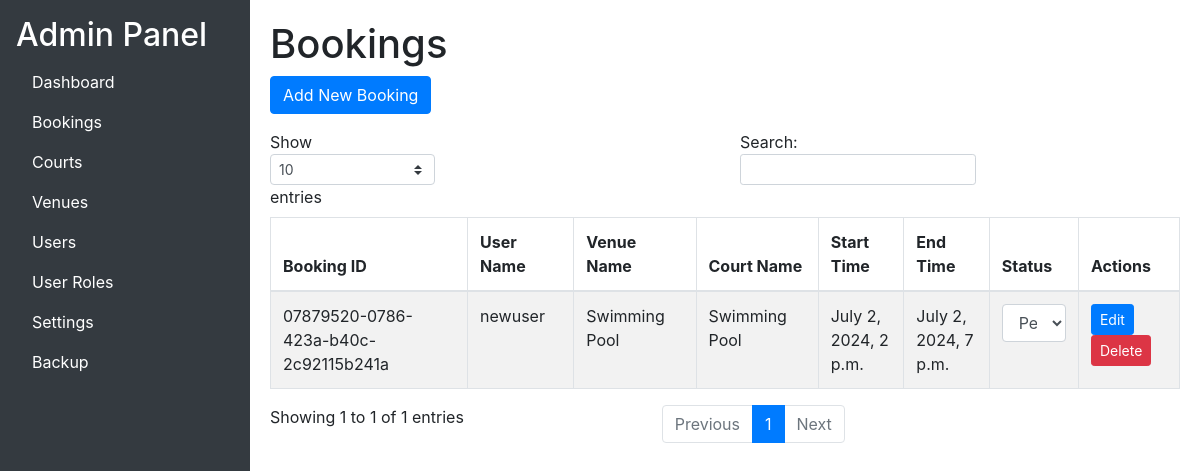
The app's page /adminpanel/bookings/ (signed in), older data.
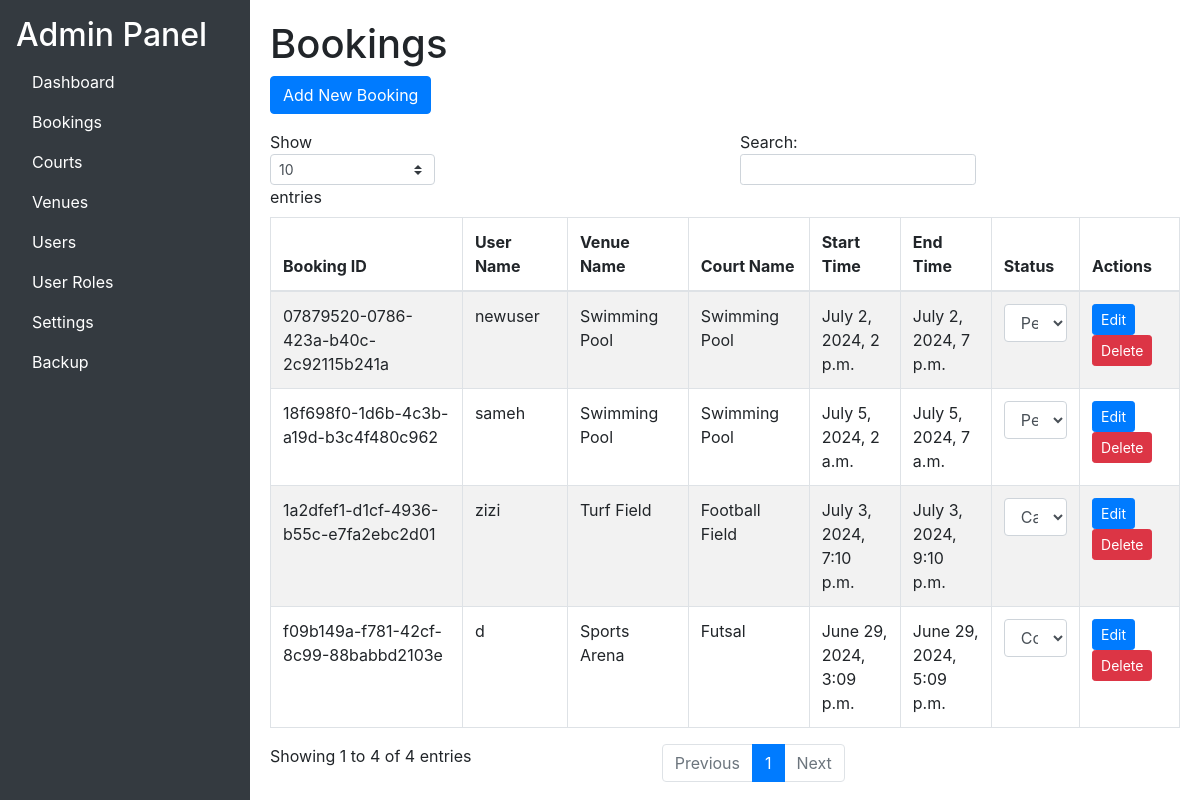
The same page, newer data.
### base/models.py (models this page shows, shortened)
class BookingCourt(models.Model):
    booking = models.ForeignKey("Booking", on_delete=models.CASCADE)
    court = models.ForeignKey("Court", on_delete=models.CASCADE)
    startTime = models.DateTimeField()
    endTime = models.DateTimeField()

class Booking(models.Model):
    statusChoices = [
        ('PENDING', 'Pending'),
        ('CANCELLED', 'Cancelled'),
        ('COMPLETED', 'Completed'),
    ]
    bookingID = models.UUIDField(primary_key=True, default=uuid.uuid4, editable=False)
    userID = models.ForeignKey("User", on_delete=models.CASCADE)
    bookTime = models.DateTimeField(auto_now_add=True)
    price = models.DecimalField(decimal_places=2, max_digits=10)
    status = models.CharField(
        max_length=10,
        choices=statusChoices,
        default='PENDING',
    )

class User(AbstractBaseUser, PermissionsMixin):
    accountChoices = [
        ('EXT', 'External'),
        ('STU', 'Student'),
        ('STA', 'Staff'),
        ('ADM', 'Admin'),
    ]
    userID = models.UUIDField(primary_key=True, default=uuid.uuid4, editable=False)
    name = models.CharField(max_length=255)
    email = models.EmailField(_("email address"), unique=True)
    phone_num = models.CharField(max_length=255, null=True)
    accountType = models.CharField(
        max_length=10,
        choices=accountChoices,
        default='EXT',
    )
    is_active = models.BooleanField(default=True)
    is_staff = models.BooleanField(default=False)
    date_joined = models.DateTimeField(default=timezone.now)  # New field added
    objects = CustomAccountManager()
    USERNAME_FIELD = 'email'
    REQUIRED_FIELDS = ['name']

class Court(models.Model):
    courtName = models.CharField(max_length=255)
    opening = models.TimeField()
    closing = models.TimeField()
    rate = models.DecimalField(decimal_places=2, max_digits=10)
    bookingToggle = models.BooleanField()
    venueID = models.ForeignKey("Venue", on_delete=models.CASCADE)

class Venue(models.Model):
    venueName = models.CharField(max_length=255)
    bookingToggle = models.BooleanField()

### base/views.py (the view)
# urls.py: path('adminpanel/bookings/', views.admin_bookings, name='admin_bookings'),
@login_required
@user_passes_test(is_admin)
def admin_bookings(request):
    bookings = BookingCourt.objects.select_related('booking__userID', 'court__venueID').all()
    return render(request, 'adminpanel/bookings.html', {'bookings': bookings})

### base/views.py (called while the page is built)
def is_admin(user):
    return user.is_staff

### base/templates/adminpanel/bookings.html (shortened to what this page needs)
{% extends "adminpanel/base_admin.html" %}
{% block content %}
    <h1>Bookings</h1>
    <a href="{% url 'create_booking' %}" class="btn btn-primary mb-3">Add New Booking</a>
    <table id="bookingsTable" class="table table-striped table-bordered">
        <thead>
            <tr>
                <th>Booking ID</th>
                <th>User Name</th>
                <th>Venue Name</th>
                <th>Court Name</th>
                <th>Start Time</th>
                <th>End Time</th>
                <th>Status</th>
                <th>Actions</th>
            </tr>
        </thead>
        <tbody>
            {% for booking_court in bookings %}
            <tr>
                <td>{{ booking_court.booking.bookingID }}</td>
                <td>{{ booking_court.booking.userID.name }}</td>
                <td>{{ booking_court.court.venueID.venueName }}</td>
                <td>{{ booking_court.court.courtName }}</td>
                <td>{{ booking_court.startTime }}</td>
                <td>{{ booking_court.endTime }}</td>
                <td>
                    <select onchange="updateBookingStatus('{{ booking_court.booking.bookingID }}', this.value)" class="form-control">
                        <option value="PENDING" {% if booking_court.booking.status == 'PENDING' %}selected{% endif %}>Pending</option>
                        <option value="CONFIRMED" {% if booking_court.booking.status == 'COMPLETED' %}selected{% endif %}>Completed</option>
                        <option value="CANCELLED" {% if booking_court.booking.status == 'CANCELLED' %}selected{% endif %}>Cancelled</option>
                    </select>
                </td>
                <td>
                    <button class="btn btn-primary btn-sm" onclick="editBooking('{{ booking_court.booking.bookingID }}')">Edit</button>
                    <button class="btn btn-danger btn-sm" onclick="confirmDeleteBooking('{{ booking_court.booking.bookingID }}')">Delete</button>
                </td>
            </tr>
            {% endfor %}
        </tbody>
    </table>
{% endblock %}

Row changes from the older to the newer data that the page shows:
added BookingCourt: booking.bookingID "f09b149a-f781-42cf-8c99-88babbd2103e", booking.userID.name "d", court.venueID.venueName "Sports Arena", court.courtName "Futsal", startTime "June 29, 2024, 3:09 p.m.", endTime "June 29, 2024, 5:09 p.m.", booking.bookingID "Completed"
added BookingCourt: booking.bookingID "1a2dfef1-d1cf-4936-b55c-e7fa2ebc2d01", booking.userID.name "zizi", court.venueID.venueName "Turf Field", court.courtName "Football Field", startTime "July 3, 2024, 7:10 p.m.", endTime "July 3, 2024, 9:10 p.m.", booking.bookingID "Cancelled"
added BookingCourt: booking.bookingID "18f698f0-1d6b-4c3b-a19d-b3c4f480c962", booking.userID.name "sameh", court.venueID.venueName "Swimming Pool", court.courtName "Swimming Pool", startTime "July 5, 2024, 2 a.m.", endTime "July 5, 2024, 7 a.m.", booking.bookingID "Pending"
Text that changed along with them:
text written by a page script: "Show entries Search: Showing 1 to 1 of 1 entries Previous 1 Next" → "Show entries Search: Showing 1 to 4 of 4 entries Previous 1 Next"
